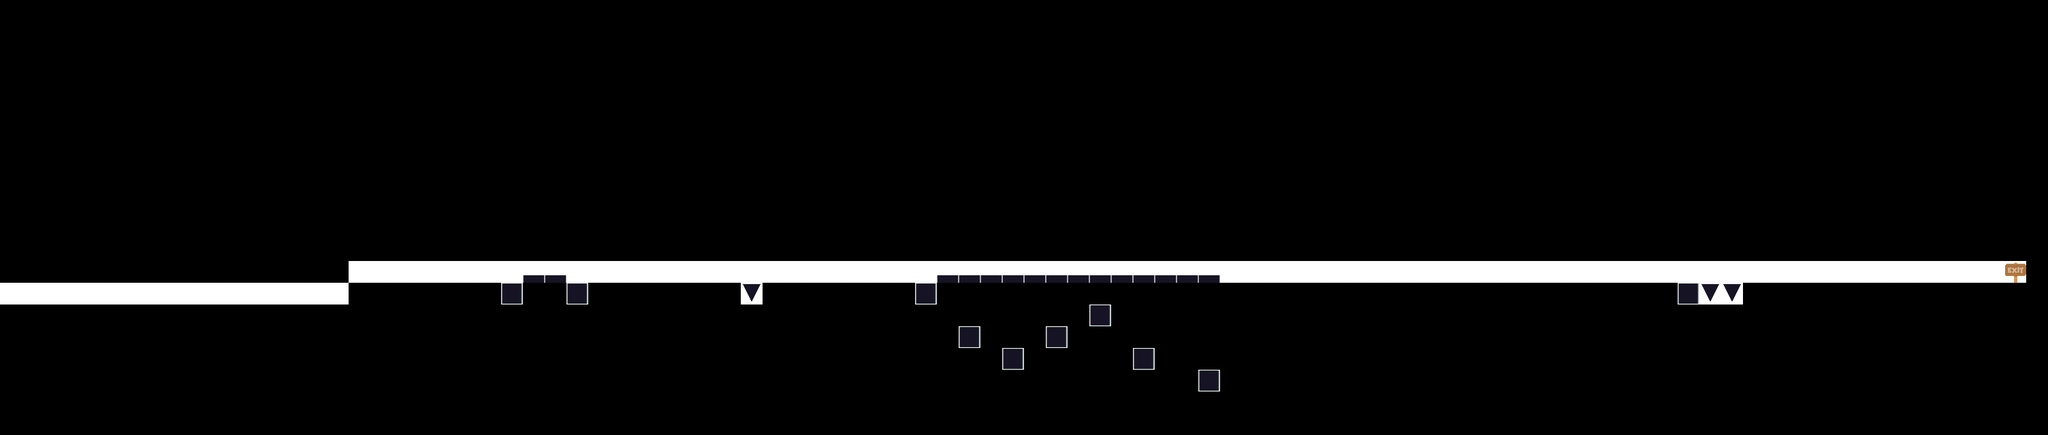

Below is a game level as drawn by its tile map, then a one-line description and the .tmx that defines it (tile-layer data replaced by summaries):
An orthogonal 94x20 tile map with 32x32 px tiles, 1 tile layer (Слой тайлов 1) and 106 objects (89x death, 14x solid, player, finish, down).

<map version="1.0" orientation="orthogonal" renderorder="right-down" width="94" height="20" tilewidth="32" tileheight="32" nextobjectid="341">
 <tileset firstgid="1" name="tiles2" tilewidth="32" tileheight="32" tilecount="14">
  <image source="images/tiles2.png" trans="fffff0" width="454" height="32" />
 </tileset>
 <layer name="Слой тайлов 1" width="94" height="20">
  <data>[1880 cells, 106 non-empty, 6 distinct tile ids]</data>
 </layer>
 <objectgroup name="Слой объектов 1">
  <object id="2" name="player" x="0.416667" y="346.667" width="32" height="32" />
  <object id="3" name="solid" x="-1.25" y="416" width="479.5" height="32" />
  <object id="4" name="solid" x="511.614" y="383.591" width="256.167" height="32" />
  <object id="5" name="solid" x="832" y="383.938" width="543.5" height="32" />
  <object id="6" name="solid" x="1792" y="384.062" width="1152" height="32" />
  <object id="7" name="death" x="1375.94" y="383.875" width="415.875" height="32" />
  <object id="8" name="death" x="768.417" y="383.5" width="63.3333" height="32" />
  <object id="9" name="finish" x="2924.33" y="417.125" width="17.8333" height="253.75" />
  <object id="10" name="solid" x="831.938" y="415.938" width="32" height="32" />
  <object id="11" name="solid" x="735.958" y="415.875" width="32" height="32" />
  <object id="13" name="solid" x="1759.97" y="543.956" width="32" height="32" />
  <object id="14" name="solid" x="1663.97" y="512" width="32" height="32" />
  <object id="15" name="solid" x="1599.75" y="447.5" width="32" height="32" />
  <object id="16" name="solid" x="1535.99" y="479.967" width="32" height="32" />
  <object id="17" name="solid" x="1471.97" y="511.978" width="32" height="32" />
  <object id="18" name="solid" x="1408.01" y="480.021" width="32" height="32" />
  <object id="19" name="solid" x="1343.88" y="415.938" width="32" height="32" />
  <object id="107" name="death" x="1095.72" y="429.039" width="0.956566" height="12.931" rotation="-180.201" />
  <object id="108" name="death" x="1091.7" y="421.031" width="0.956566" height="4.90882" rotation="-180.201" />
  <object id="109" name="death" x="1113.74" y="426.922" width="0.956566" height="10.8644" rotation="-180.201" />
  <object id="110" name="death" x="1118.68" y="417.927" width="0.956566" height="1.93104" rotation="-180.201" />
  <object id="111" name="death" x="1090.69" y="419.035" width="0.956566" height="2.93104" rotation="-180.201" />
  <object id="112" name="death" x="1089.68" y="418.016" width="0.956566" height="1.93104" rotation="-180.201" />
  <object id="113" name="death" x="1117.69" y="418.93" width="0.956566" height="2.93104" rotation="-180.201" />
  <object id="114" name="death" x="1102.76" y="443.016" width="0.978788" height="26.9065" rotation="-180.201" />
  <object id="115" name="death" x="1099.74" y="437.003" width="0.978788" height="20.8843" rotation="-180.201" />
  <object id="116" name="death" x="1112.74" y="428.948" width="0.956566" height="12.931" rotation="-180.201" />
  <object id="117" name="death" x="1104.79" y="444.932" width="2.00202" height="28.8797" rotation="-180.201" />
  <object id="118" name="death" x="1114.71" y="424.963" width="0.956566" height="8.95326" rotation="-180.201" />
  <object id="119" name="death" x="1094.72" y="427.021" width="0.956566" height="10.8644" rotation="-180.201" />
  <object id="120" name="death" x="1092.68" y="422.984" width="0.956566" height="6.88659" rotation="-180.201" />
  <object id="121" name="death" x="1115.7" y="422.937" width="0.956566" height="6.88659" rotation="-180.201" />
  <object id="122" name="death" x="1110.79" y="432.954" width="0.956566" height="16.8843" rotation="-180.201" />
  <object id="123" name="death" x="1096.73" y="431.014" width="0.956566" height="14.9533" rotation="-180.201" />
  <object id="124" name="death" x="1105.82" y="442.95" width="0.978788" height="26.9065" rotation="-180.201" />
  <object id="125" name="death" x="1097.75" y="432.988" width="0.956566" height="16.8843" rotation="-180.201" />
  <object id="126" name="death" x="1093.71" y="425.002" width="0.956566" height="8.95326" rotation="-180.201" />
  <object id="127" name="death" x="1108.8" y="436.961" width="0.978788" height="20.8843" rotation="-180.201" />
  <object id="128" name="death" x="1101.76" y="440.974" width="0.978788" height="24.9065" rotation="-180.201" />
  <object id="129" name="death" x="1109.79" y="434.958" width="0.934343" height="18.9065" rotation="-180.201" />
  <object id="130" name="death" x="1106.8" y="440.968" width="0.978788" height="24.9065" rotation="-180.201" />
  <object id="131" name="death" x="1107.79" y="438.965" width="0.956566" height="22.8843" rotation="-180.201" />
  <object id="132" name="death" x="1098.73" y="434.985" width="0.934343" height="18.9065" rotation="-180.201" />
  <object id="133" name="death" x="1100.75" y="439" width="0.956566" height="22.8843" rotation="-180.201" />
  <object id="134" name="death" x="1116.7" y="420.934" width="0.956566" height="4.90882" rotation="-180.201" />
  <object id="135" name="death" x="1111.77" y="430.973" width="0.956566" height="14.9533" rotation="-180.201" />
  <object id="223" name="down" x="480.25" y="255.5" width="30" height="160.5" />
  <object id="253" name="death" x="2546.95" y="441.199" width="0.978788" height="24.9065" rotation="-180.201" />
  <object id="255" name="death" x="2516.95" y="437.236" width="0.978788" height="20.8843" rotation="-180.201" />
  <object id="256" name="death" x="2550.94" y="433.185" width="0.956566" height="16.8843" rotation="-180.201" />
  <object id="257" name="death" x="2542.91" y="443.247" width="0.978788" height="26.9065" rotation="-180.201" />
  <object id="259" name="death" x="2514.95" y="441.243" width="0.978788" height="24.9065" rotation="-180.201" />
  <object id="260" name="death" x="2545.97" y="443.181" width="0.978788" height="26.9065" rotation="-180.201" />
  <object id="263" name="solid" x="2463.91" y="415.95" width="32" height="32" />
  <object id="265" name="death" x="2515.94" y="439.24" width="0.956566" height="22.8843" rotation="-180.201" />
  <object id="266" name="death" x="2538.88" y="435.216" width="0.934343" height="18.9065" rotation="-180.201" />
  <object id="268" name="death" x="2540.9" y="439.231" width="0.956566" height="22.8843" rotation="-180.201" />
  <object id="269" name="death" x="2536.88" y="431.245" width="0.956566" height="14.9533" rotation="-180.201" />
  <object id="271" name="death" x="2548.95" y="437.192" width="0.978788" height="20.8843" rotation="-180.201" />
  <object id="272" name="death" x="2554.86" y="425.194" width="0.956566" height="8.95326" rotation="-180.201" />
  <object id="273" name="death" x="2507.89" y="437.278" width="0.978788" height="20.8843" rotation="-180.201" />
  <object id="274" name="death" x="2504.88" y="431.289" width="0.956566" height="14.9533" rotation="-180.201" />
  <object id="276" name="death" x="2498.84" y="419.31" width="0.956566" height="2.93104" rotation="-180.201" />
  <object id="277" name="death" x="2535.87" y="429.27" width="0.956566" height="12.931" rotation="-180.201" />
  <object id="279" name="death" x="2526.83" y="418.202" width="0.956566" height="1.93104" rotation="-180.201" />
  <object id="280" name="death" x="2532.83" y="423.215" width="0.956566" height="6.88659" rotation="-180.201" />
  <object id="281" name="death" x="2501.86" y="425.277" width="0.956566" height="8.95326" rotation="-180.201" />
  <object id="283" name="death" x="2499.85" y="421.306" width="0.956566" height="4.90882" rotation="-180.201" />
  <object id="284" name="death" x="2544.94" y="445.163" width="2.00202" height="28.8797" rotation="-180.201" />
  <object id="285" name="death" x="2509.91" y="441.249" width="0.978788" height="24.9065" rotation="-180.201" />
  </objectgroup>
</map>
<!-- 36 of 106 objects omitted -->